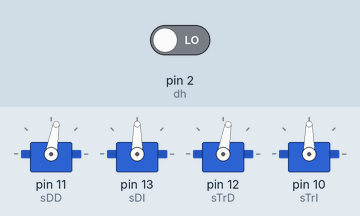
Recording of a sketch running on a simulated Arduino Uno, built with avr-gcc and run on an emulated ATmega328P. Parts: 4 × servo. Inputs (shaded band) come from the test bench; at power-on: pin 2 (dh) LOW.

Above: at 1.2 s.
1.3 s: pin 2 (dh) driven HIGH
At 2.7 s:
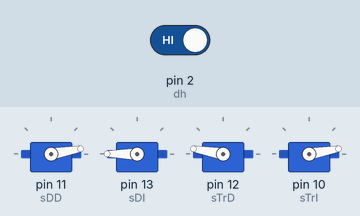
Timing chart, 0 to 4.3 s (numbered marks = the images above; inputs shaded):
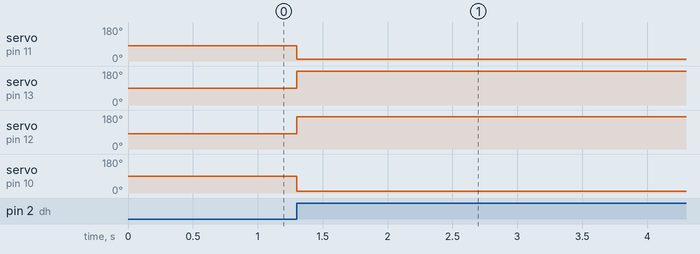

The sketch:

Quememojo.ino
```cpp
/*
# Codigo de ejemplo para leer valores de un sensor de humedad de suelo
#
# Autor: Jose Luis Villarejo
# Fecha: Julio-2014
#
# Valores analogicos del sensor:
#  1023 - 850  suelo seco
# 850 - 600 humedad idonea
# 600 - 0 humedad excesiva
#
# Valores digitales
# 1 - Seco
# 0 - Mojado
*/

#include <Servo.h>
Servo sDD; // Servo Delantero Derecho
Servo sDI; // Servo Delantero Izquierdo
Servo sTrD; // Servo Trasero Derecho
Servo sTrI; // Servo Trasero Izquierdo

const int dh = 2; //Sensor de humedad de suelo, salida digital
const int ah = 0;

void setup(){
  pinMode(dh, INPUT);
  sDD.attach(11); // Servo Delantero Derecho pin 11
  sDI.attach(13); // Servo Delantero Izquierdo pin 13
  sTrD.attach(12); // Servo Trasero Derecho pin 12
  sTrI.attach(10); // Servo Trasero Izquierdo pin 10

  sDD.write(80);
  sDI.write(90);
  sTrD.write(80);
  sTrI.write(90);

  //Lanzamos la interrupcion cuando el pin 2 pasa a LOW
  attachInterrupt(0, salta, RISING);
}

void loop(){

}

void salta(){
  // En esta funcion movemos los servos para que el "TrastoBot" se levante
  sDD.write(10);
  sDI.write(180);
  sTrD.write(170);
  sTrI.write(10);
}
```

Measured:
- after the input at 1.3 s, servo on pin 11 (sDD): 80° → 10° at once; servo on pin 13 (sDI): 90° → 180° at once; servo on pin 12 (sTrD): 80° → 170° at once; servo on pin 10 (sTrI): 90° → 10° at once
